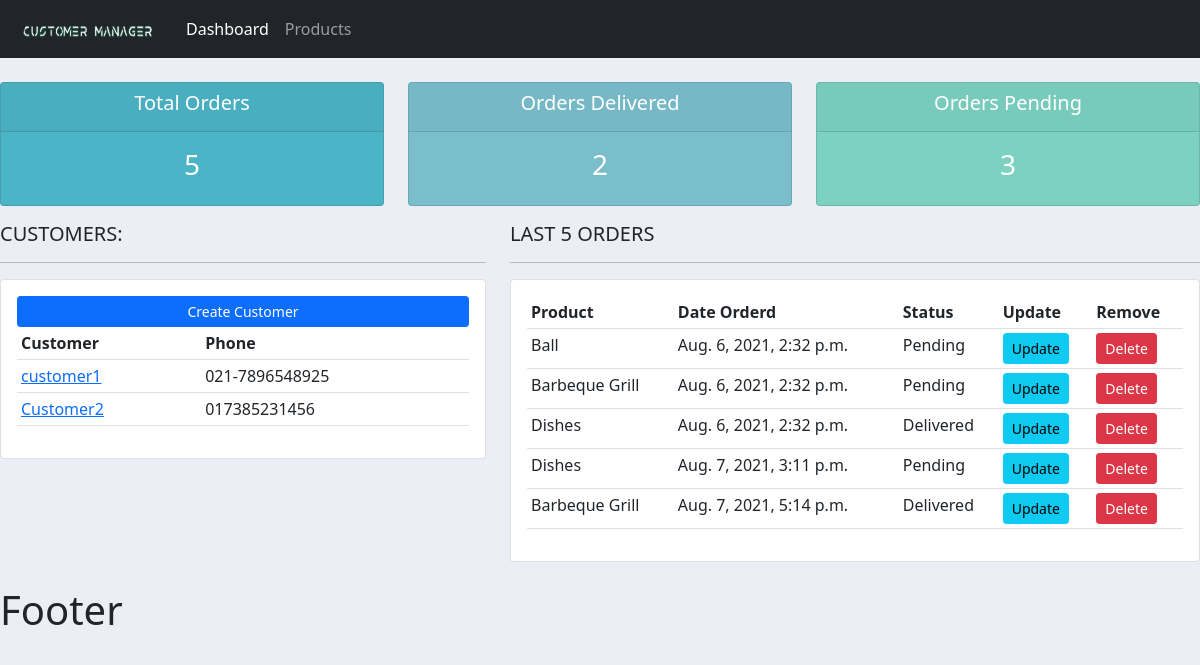
Before: / with the older database file.
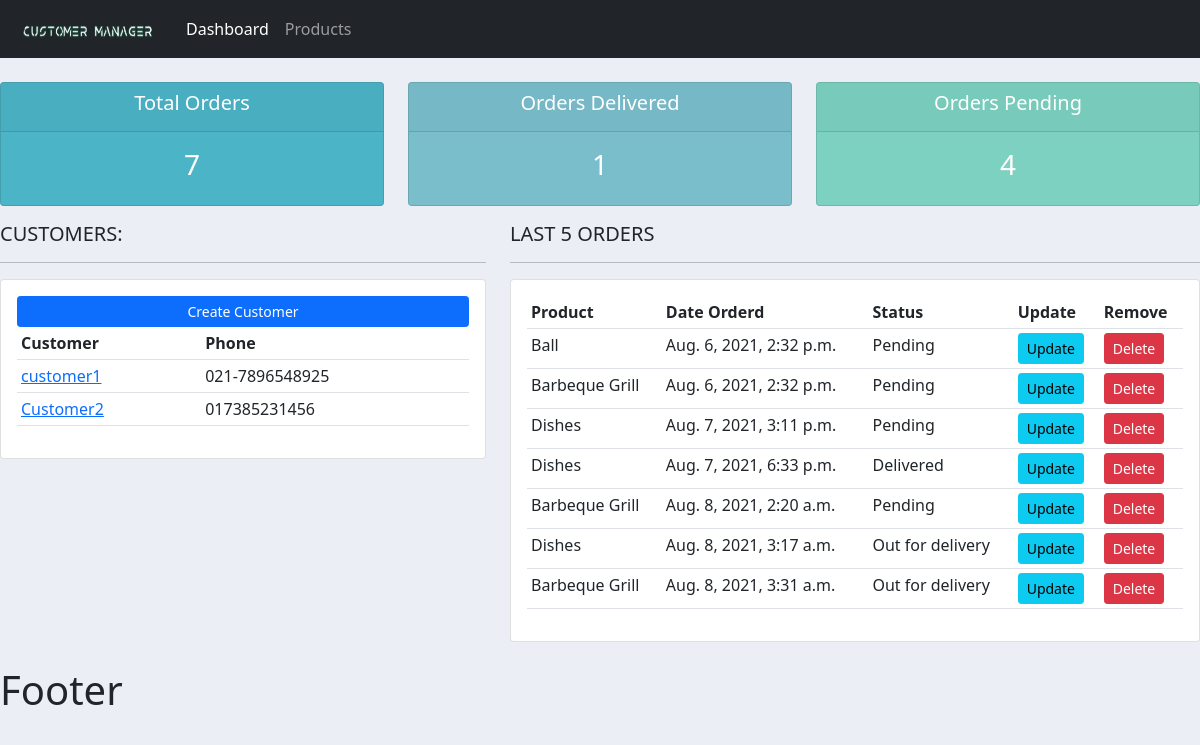
After: the same page with the newer database file.
### accounts/models.py (models this page shows, shortened)
class Customer(models.Model):
    name=models.CharField(max_length=200,null=True)
    phone=models.CharField(max_length=200,null=True)
    email=models.CharField(max_length=200,null=True)
    date_created=models.DateTimeField(auto_now_add=True,null=True)

class Order(models.Model):
    STATUS=(('Pending','Pending'),('Out for delivery','Out for delivery'),('Delivered','Delivered'))
    customer=models.ForeignKey(Customer, null=True, on_delete=models.SET_NULL) #Setting the refrence
    product=models.ForeignKey(Product, null=True, on_delete=models.SET_NULL)
    date_created=models.DateTimeField(auto_now_add=True, null=True)
    status=models.CharField(max_length=200, null=True, choices=STATUS)

class Product(models.Model):
    CATEGORY=(('Indoor','Indoor'),('Outdoor','Outdoor'))
    name = models.CharField(max_length=200, null=True)
    price=models.FloatField(null=True)
    category=models.CharField(max_length=200, null=True, choices=CATEGORY)
    description=models.CharField(max_length=200, null=True, blank=True)
    tags = models.ManyToManyField(Tag)
    date_created = models.DateTimeField(auto_now_add=True, null=True)
    def __str__(self):
        return self.name

### accounts/views.py (the view)
# urls.py: path('', views.home,name="home"),
def home(request):
    customers=Customer.objects.all()
    orders=Order.objects.all()
    total_customers=customers.count()
    total_orders=orders.count()
    delivered=orders.filter(status='Delivered').count()
    pending=orders.filter(status='Pending').count()
    context={'orders':orders,'customers':customers,'total_customers':total_customers,'total_orders':total_orders,'delivered':delivered,'pending':pending}
    return  render(request,'accounts/dashboard.html',context)#this context data will be passed to dashboard.html

### accounts/templates/accounts/dashboard.html
{% extends 'accounts/main.html' %}
{% block content %}
{% include 'accounts/status.html' %}
<div class="row">
	<div class="col-md-5">
		<h5>CUSTOMERS:</h5>
		<hr>
		<div class="card card-body">
			<a class="btn btn-primary  btn-sm btn-block" href="">Create Customer</a>
			<table class="table table-sm">
				<tr>
					<th>Customer</th>
					<th>Phone</th>
				</tr>
				{% for customer in customers %}
				<tr>
					<td><a href="{% url 'customer' customer.id%}">{{ customer.name }}</a></td>
					<td>{{ customer.phone }}</td>
				</tr>
				{% endfor %}
			</table>
		</div>
	</div>
	<div class="col-md-7">
		<h5>LAST 5 ORDERS</h5>
		<hr>
		<div class="card card-body">
			<table class="table table-sm">
				<tr>
					<th>Product</th>
					<th>Date Orderd</th>
					<th>Status</th>
					<th>Update</th>
					<th>Remove</th>
				</tr>
				{% for order in orders %}
				<tr>
					<td>{{ order.product }}</td>
					<td>{{ order.date_created }}</td>
					<td>{{ order.status }}</td>
					<td><a href='{% url 'update_order' order.id %}' class="btn btn-sm btn-info">Update</a> </td>
					<td><a href='{% url 'delete_order' order.id %}' class="btn btn-sm btn-danger">Delete</a> </td>
				</tr>
				{% endfor %}
			</table>
		</div>
	</div>
</div>
{% endblock %}

### accounts/templates/accounts/main.html (shortened to what this page needs)
{% load static %}
<!DOCTYPE html>
<html lang="en">
<head>
    <link href="https://cdn.jsdelivr.net/npm/bootstrap@5.0.2/dist/css/bootstrap.min.css" rel="stylesheet">
    <link rel="stylesheet" type="text/css" href="{% static '/css/main.css' %}">
</head>
<body>
    {% include 'accounts/navbar.html' %}
    {% block content %}
    {% endblock %}
    <br>
    <h1>Footer</h1>
</body>
</html>

### accounts/templates/accounts/navbar.html (shortened to what this page needs)
{% load static %}
<nav class="navbar navbar-expand-lg navbar-dark bg-dark">
  <div class="container-fluid">
    <a class="navbar-brand" href="#">
      <img id="logo" src="{% static 'images/logo.png' %}">
    </a>
    <div class="collapse navbar-collapse" id="navbarNav">
      <ul class="navbar-nav">
        <li class="nav-item">
          <a class="nav-link active" aria-current="page" href="{% url 'home'%}">Dashboard</a>
        </li>
        <li class="nav-item">
          <a class="nav-link" href="{% url 'products'%}">Products</a>
        </li>
      </ul>
    </div>
  </div>
</nav>

### accounts/templates/accounts/status.html
<br>
<div class="row">
	<div class="col">
		<div class="col-md">
			<div class="card text-center text-white  mb-3" id="total-orders">
			  	<div class="card-header">
			  		<h5 class="card-title">Total Orders</h5>
			  	</div>
			  	<div class="card-body">
			    	<h3 class="card-title">{{ total_orders }}</h3>
			  	</div>
			</div>
		</div>
	</div>
	<div class="col">
		<div class="col-md">
			<div class="card text-center text-white  mb-3" id="orders-delivered">
			  	<div class="card-header">
			  		<h5 class="card-title">Orders Delivered</h5>
			  	</div>
			  	<div class="card-body">
			    	<h3 class="card-title">{{ delivered }}</h3>
			  	</div>
			</div>
		</div>
	</div>
	<div class="col">
		<div class="col-md">
			<div class="card text-center text-white  mb-3" id="orders-pending">
			  	<div class="card-header">
			  		<h5 class="card-title">Orders Pending</h5>
			  	</div>
			  	<div class="card-body">
			    	<h3 class="card-title">{{ pending }}</h3>
			  	</div>
			</div>
		</div>
	</div>
</div>

### static/css/main.css (style rules this page uses)
#logo { width: 150px; height: 30px; }
body { background-color: #ebeff5; }
#total-orders { background-color: #4cb4c7; }
#orders-delivered { background-color: #7abecc; }
#orders-pending { background-color: #7cd1c0; }

Changed rows visible on the page:
removed Order: product "Dishes", date_created "Aug. 6, 2021, 2:32 p.m.", status "Delivered"
removed Order: product "Barbeque Grill", date_created "Aug. 7, 2021, 5:14 p.m.", status "Delivered"
added Order: product "Dishes", date_created "Aug. 7, 2021, 6:33 p.m.", status "Delivered"
added Order: product "Barbeque Grill", date_created "Aug. 8, 2021, 2:20 a.m.", status "Pending"
added Order: product "Dishes", date_created "Aug. 8, 2021, 3:17 a.m.", status "Out for delivery"
added Order: product "Barbeque Grill", date_created "Aug. 8, 2021, 3:31 a.m.", status "Out for delivery"
Other visible differences:
{{ total_orders }}: "5" → "7"
{{ delivered }}: "2" → "1"
{{ pending }}: "3" → "4"
